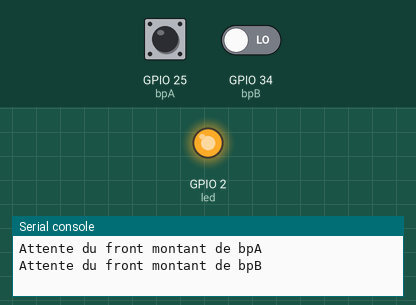
Bench run of a program on a simulated ESP32 board running MicroPython. On the bench: output pins drawn as LEDs (lit = HIGH), the last lines printed to the serial console. The inputs (shaded band) are chosen by the test bench; at power-on: GPIO 34 (bpB) LOW, GPIO 25 (bpA) HIGH. At 1.3 s the program stops and its outputs stay as they are.

Above: at 1.2 s.
1.3 s: GPIO 34 (bpB) driven HIGH
At 1.8 s:
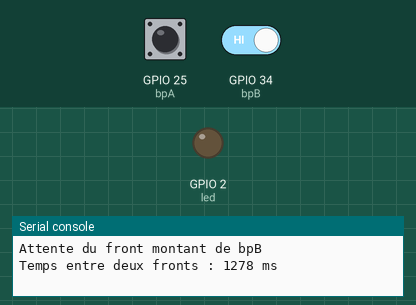
Timing chart, 0 to 2.8 s (numbered marks = the images above; inputs shaded):
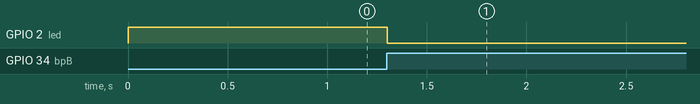

Measured:
- after the input at 1.3 s, GPIO 2 (led): HIGH → LOW at once

The program:

mesure-temps-deux-fronts-1.py
```python
##############   mesure de temps entre 2 fronts   ################
from machine import Pin
from time import sleep, sleep_ms, sleep_us
cont = True

led = Pin(2, Pin.OUT)
bpA = Pin(25, Pin.IN)
bpB = Pin(34, Pin.IN)
compt = 0

print("Attente du front montant de bpA")
while not bpA.value():  # attente a l'etat bas du front montant
    pass
led.value(1)

print("Attente du front montant de bpB")
while not bpB.value():  # attente a l'etat bas du front montant
    compt = compt + 1
    sleep_ms(1)
led.value(0)

print("Temps entre deux fronts : {0} ms \n".format(compt))
```
